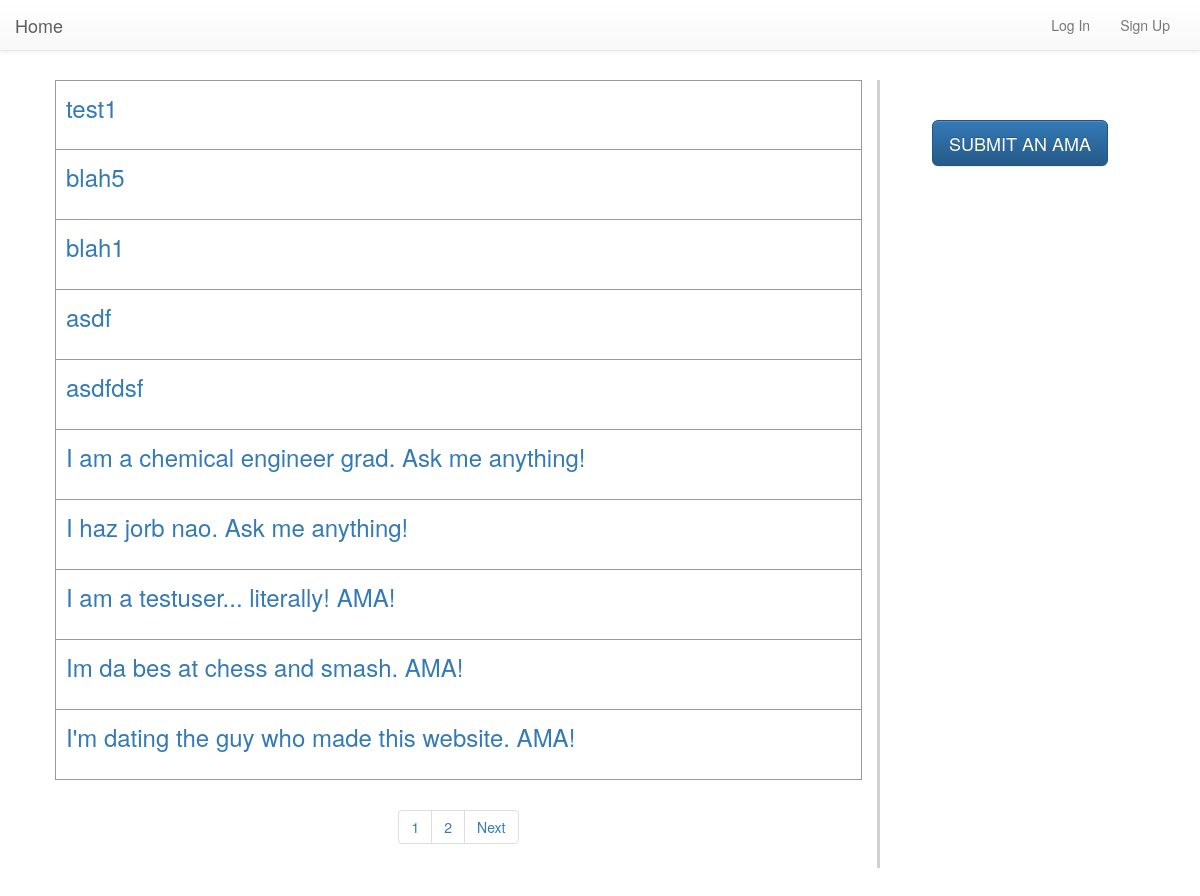
The page / on the database its author committed.
### home/models.py (models this page shows, shortened)
class AMA(models.Model):
    author = models.ForeignKey(User)
    title = models.CharField(max_length=100)
    description = models.CharField(max_length=1000)
    pub_date = models.DateTimeField(default=timezone.now)

### home/views.py (the view)
# urls.py: url(r'^$', AMAListView.as_view(), name='index'),
class AMAListView(ListView):
    template_name = 'ama/index.html'
    model = AMA
    paginate_by = 10
    def get_queryset(self):
        ordered_list = AMA.objects.order_by('-pub_date')
        return ordered_list
    def get_context_data(self, **kwargs):
        context = super(AMAListView, self).get_context_data(**kwargs)
        context['range'] = range(context["paginator"].num_pages)
        return context

### home/templates/ama/index.html (shortened to what this page needs)
{% extends "base.html" %}
{% block left-content %}
{% if ama_list %}
<ul class="ama-list">
  {% for ama in ama_list %}
  <li class="ama-list-item"><a class="ama-link" href="{% url 'ama_detail' ama.id %}">{{ ama.title }}</a></li>
  {% endfor %}
</ul>
{% else %}
<p>No polls are available.</p>
{% endif %}
{% if is_paginated %}
<div class="center-align">
  <ul class="pagination">
    {% for i in range %}
    <li>
      <a href="{% url 'index' %}?page={{ forloop.counter }}">{{ forloop.counter }}</a>
    </li>
    {% endfor %}
    {% if page_obj.has_next %}
    <li class="waves-effect">
      <a href="{% url 'index' %}?page={{ page_obj.next_page_number }}">Next</a>
    </li>
    {% endif %}
  </ul>
</div>
{% endif %}
{% endblock %}
{% block right-content %}
<h5>
  <a href="{% url 'createama' %}" class="btn btn-primary btn-lg">
    SUBMIT AN AMA
  </a>
</h5>
{% endblock %}

### home/static/css/style.css (style rules this page uses)
body { padding: 40px; padding-top: 80px; }
ul { padding: 0; }
li { list-style: none; }
.ama-link { display: block; height: 70px; border: thin solid #999999; border-top: none; padding: 10px; }
.ama-list-item:first-child > .ama-link { border-top: thin solid #999999; }
.ama-list { display: block; padding: 0px; }
.ama-list-item { display: inline-block; width: 100%; font-size: 24px; }
.center-align { text-align: center; }
.pagination { text-align:center }

### rows shown on the page
AMA: title "test1"
AMA: title "blah5"
AMA: title "blah1"
AMA: title "asdf"
AMA: title "asdfdsf"
AMA: title "I am a chemical engineer grad. Ask me anything!"
AMA: title "I haz jorb nao. Ask me anything!"
AMA: title "I am a testuser... literally! AMA!"
AMA: title "Im da bes at chess and smash. AMA!"
AMA: title "I'm dating the guy who made this website. AMA!"
